Frame 1 (no input): blank canvas, image omitted
Frame 60 (the mouse pressed at the canvas centre just before this capture): blank canvas, image omitted
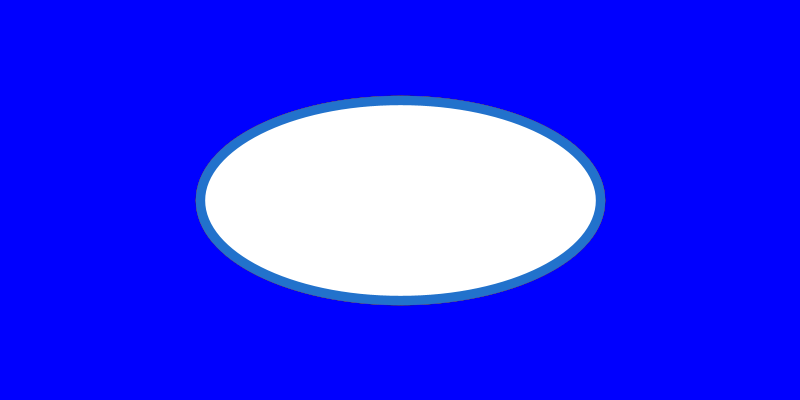
Frame 120 (the mouse held since frame 60 and released just before this capture)

The Processing sketch whose frames 1 and 60 were blank and that drew this single picture after the mouse press (run headless with seeded random() and noise(); from frame 60 on, the mouse is pressed at the canvas centre):

// Processing sketch: processing_demo
// ── processing_demo.pde
String message = "Hello World. I'm a here! ";
String myName = "This is Kikko. ";
int age = 65;

void setup() {
    size(800, 400);
    background(0,0,255);
}

void draw() {
  stroke(random(0,255),random(0,255),random(0,255));
  strokeWeight(random(0,10));
  ellipse(mouseX,mouseY,mouseX,mouseY);
}
